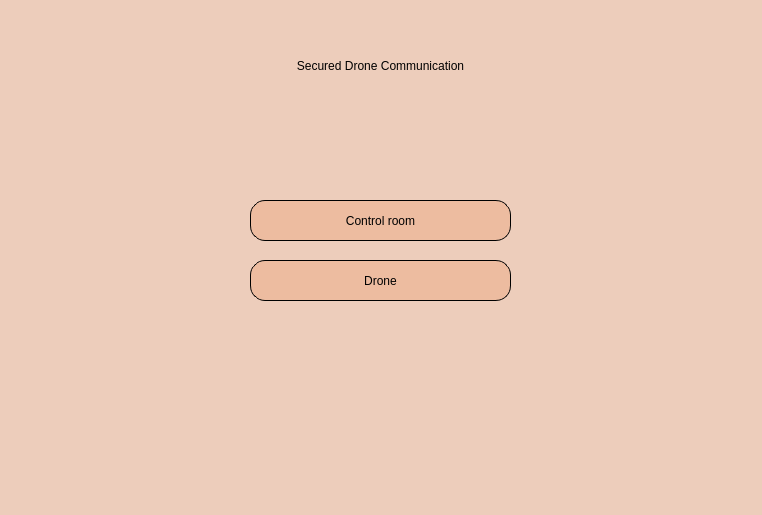
<?xml version="1.0" encoding="UTF-8"?>
<ui version="4.0">
 <class>MainWindow</class>
 <widget class="QMainWindow" name="MainWindow">
  <property name="geometry">
   <rect>
    <x>0</x>
    <y>0</y>
    <width>762</width>
    <height>515</height>
   </rect>
  </property>
  <property name="windowTitle">
   <string>MainWindow</string>
  </property>
  <property name="styleSheet">
   <string notr="true">background-color: rgb(237, 205, 187);</string>
  </property>
  <widget class="QWidget" name="centralwidget">
   <widget class="QPushButton" name="Ctrl_btn">
    <property name="geometry">
     <rect>
      <x>250</x>
      <y>200</y>
      <width>261</width>
      <height>41</height>
     </rect>
    </property>
    <property name="styleSheet">
     <string notr="true">QPushButton {
background-color: rgb(237, 188, 160);
font: italic 10pt &quot;Goudy Old Style&quot;;
	
color: rgb(0,0,0);
border: 1px solid;
border-radius: 15px;
}
QPushButton:hover {
background-color: rgb(255, 233, 206);
color:rgb(0,0,0);
}</string>
    </property>
    <property name="text">
     <string>Control room</string>
    </property>
   </widget>
   <widget class="QPushButton" name="drone_btn">
    <property name="geometry">
     <rect>
      <x>250</x>
      <y>260</y>
      <width>261</width>
      <height>41</height>
     </rect>
    </property>
    <property name="styleSheet">
     <string notr="true">QPushButton {
background-color: rgb(237, 188, 160);
font: italic 10pt &quot;Goudy Old Style&quot;;
	
color: rgb(0,0,0);
border: 1px solid;
border-radius: 15px;
}
QPushButton:hover {
background-color: rgb(255, 233, 206);
color:rgb(0,0,0);
}</string>
    </property>
    <property name="text">
     <string>Drone</string>
    </property>
   </widget>
   <widget class="QLabel" name="label">
    <property name="geometry">
     <rect>
      <x>0</x>
      <y>30</y>
      <width>761</width>
      <height>71</height>
     </rect>
    </property>
    <property name="styleSheet">
     <string notr="true">font: 75 14pt &quot;Goudy Old Style&quot;;</string>
    </property>
    <property name="text">
     <string>Secured Drone Communication</string>
    </property>
    <property name="alignment">
     <set>Qt::AlignCenter</set>
    </property>
   </widget>
  </widget>
 </widget>
 <resources/>
 <connections/>
</ui>
